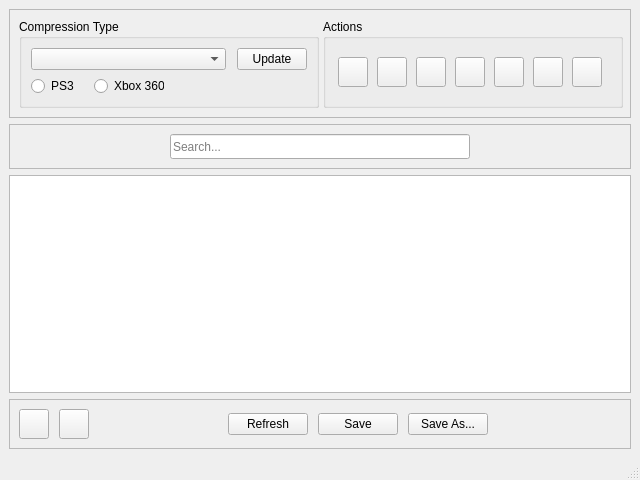
<?xml version="1.0" encoding="UTF-8"?>
<ui version="4.0">
 <class>MainWindow</class>
 <widget class="QMainWindow" name="MainWindow">
  <property name="geometry">
   <rect>
    <x>0</x>
    <y>0</y>
    <width>640</width>
    <height>480</height>
   </rect>
  </property>
  <property name="sizePolicy">
   <sizepolicy hsizetype="Expanding" vsizetype="Expanding">
    <horstretch>0</horstretch>
    <verstretch>0</verstretch>
   </sizepolicy>
  </property>
  <property name="minimumSize">
   <size>
    <width>640</width>
    <height>480</height>
   </size>
  </property>
  <property name="maximumSize">
   <size>
    <width>16777215</width>
    <height>16777215</height>
   </size>
  </property>
  <property name="windowTitle">
   <string/>
  </property>
  <property name="locale">
   <locale language="English" country="UnitedStates"/>
  </property>
  <widget class="QWidget" name="centralwidget">
   <property name="locale">
    <locale language="English" country="UnitedStates"/>
   </property>
   <layout class="QVBoxLayout" name="verticalLayout">
    <item>
     <widget class="QFrame" name="frame">
      <property name="frameShape">
       <enum>QFrame::StyledPanel</enum>
      </property>
      <property name="frameShadow">
       <enum>QFrame::Raised</enum>
      </property>
      <layout class="QHBoxLayout" name="horizontalLayout">
       <item>
        <widget class="QGroupBox" name="compressionTypeGrpBox">
         <property name="sizePolicy">
          <sizepolicy hsizetype="Fixed" vsizetype="Preferred">
           <horstretch>0</horstretch>
           <verstretch>0</verstretch>
          </sizepolicy>
         </property>
         <property name="minimumSize">
          <size>
           <width>300</width>
           <height>0</height>
          </size>
         </property>
         <property name="maximumSize">
          <size>
           <width>300</width>
           <height>16777215</height>
          </size>
         </property>
         <property name="title">
          <string>Compression Type</string>
         </property>
         <layout class="QVBoxLayout" name="verticalLayout_2">
          <item>
           <layout class="QHBoxLayout" name="compressionHLayout">
            <property name="spacing">
             <number>11</number>
            </property>
            <item>
             <widget class="QComboBox" name="compressionTypeCbBox"/>
            </item>
            <item>
             <widget class="QPushButton" name="updateBtn">
              <property name="maximumSize">
               <size>
                <width>70</width>
                <height>16777215</height>
               </size>
              </property>
              <property name="text">
               <string>Update</string>
              </property>
             </widget>
            </item>
           </layout>
          </item>
          <item>
           <layout class="QHBoxLayout" name="platformHLayout" stretch="0,0">
            <property name="spacing">
             <number>6</number>
            </property>
            <property name="sizeConstraint">
             <enum>QLayout::SetDefaultConstraint</enum>
            </property>
            <property name="leftMargin">
             <number>0</number>
            </property>
            <property name="rightMargin">
             <number>0</number>
            </property>
            <item>
             <layout class="QHBoxLayout" name="horizontalLayout_3">
              <property name="spacing">
               <number>15</number>
              </property>
              <property name="sizeConstraint">
               <enum>QLayout::SetFixedSize</enum>
              </property>
              <item>
               <widget class="QRadioButton" name="PS3RadBtn">
                <property name="maximumSize">
                 <size>
                  <width>70</width>
                  <height>16777215</height>
                 </size>
                </property>
                <property name="text">
                 <string>PS3</string>
                </property>
               </widget>
              </item>
              <item>
               <widget class="QRadioButton" name="X360RadBtn">
                <property name="maximumSize">
                 <size>
                  <width>70</width>
                  <height>16777215</height>
                 </size>
                </property>
                <property name="text">
                 <string>Xbox 360</string>
                </property>
               </widget>
              </item>
             </layout>
            </item>
            <item>
             <spacer name="horizontalSpacer">
              <property name="orientation">
               <enum>Qt::Horizontal</enum>
              </property>
              <property name="sizeType">
               <enum>QSizePolicy::MinimumExpanding</enum>
              </property>
              <property name="sizeHint" stdset="0">
               <size>
                <width>20</width>
                <height>20</height>
               </size>
              </property>
             </spacer>
            </item>
           </layout>
          </item>
         </layout>
        </widget>
       </item>
       <item>
        <widget class="QGroupBox" name="actionsGrpBox">
         <property name="sizePolicy">
          <sizepolicy hsizetype="Maximum" vsizetype="Preferred">
           <horstretch>0</horstretch>
           <verstretch>0</verstretch>
          </sizepolicy>
         </property>
         <property name="minimumSize">
          <size>
           <width>300</width>
           <height>0</height>
          </size>
         </property>
         <property name="maximumSize">
          <size>
           <width>300</width>
           <height>16777215</height>
          </size>
         </property>
         <property name="locale">
          <locale language="English" country="UnitedStates"/>
         </property>
         <property name="title">
          <string>Actions</string>
         </property>
         <layout class="QHBoxLayout" name="horizontalLayout_2">
          <item>
           <widget class="QPushButton" name="newBtn">
            <property name="minimumSize">
             <size>
              <width>0</width>
              <height>30</height>
             </size>
            </property>
            <property name="maximumSize">
             <size>
              <width>30</width>
              <height>16777215</height>
             </size>
            </property>
            <property name="text">
             <string/>
            </property>
           </widget>
          </item>
          <item>
           <widget class="QPushButton" name="openBtn">
            <property name="minimumSize">
             <size>
              <width>0</width>
              <height>30</height>
             </size>
            </property>
            <property name="maximumSize">
             <size>
              <width>30</width>
              <height>16777215</height>
             </size>
            </property>
            <property name="text">
             <string/>
            </property>
           </widget>
          </item>
          <item>
           <widget class="QPushButton" name="importBtn">
            <property name="minimumSize">
             <size>
              <width>0</width>
              <height>30</height>
             </size>
            </property>
            <property name="maximumSize">
             <size>
              <width>30</width>
              <height>16777215</height>
             </size>
            </property>
            <property name="text">
             <string/>
            </property>
           </widget>
          </item>
          <item>
           <widget class="QPushButton" name="exportBtn">
            <property name="minimumSize">
             <size>
              <width>0</width>
              <height>30</height>
             </size>
            </property>
            <property name="maximumSize">
             <size>
              <width>30</width>
              <height>16777215</height>
             </size>
            </property>
            <property name="text">
             <string/>
            </property>
           </widget>
          </item>
          <item>
           <widget class="QPushButton" name="removeBtn">
            <property name="minimumSize">
             <size>
              <width>0</width>
              <height>30</height>
             </size>
            </property>
            <property name="maximumSize">
             <size>
              <width>30</width>
              <height>16777215</height>
             </size>
            </property>
            <property name="text">
             <string/>
            </property>
           </widget>
          </item>
          <item>
           <widget class="QPushButton" name="openNameListBtn">
            <property name="minimumSize">
             <size>
              <width>0</width>
              <height>30</height>
             </size>
            </property>
            <property name="maximumSize">
             <size>
              <width>30</width>
              <height>16777215</height>
             </size>
            </property>
            <property name="text">
             <string/>
            </property>
           </widget>
          </item>
          <item>
           <widget class="QPushButton" name="exportNameListBtn">
            <property name="minimumSize">
             <size>
              <width>0</width>
              <height>30</height>
             </size>
            </property>
            <property name="maximumSize">
             <size>
              <width>30</width>
              <height>16777215</height>
             </size>
            </property>
            <property name="text">
             <string/>
            </property>
           </widget>
          </item>
         </layout>
        </widget>
       </item>
       <item>
        <spacer name="horizontalSpacer_2">
         <property name="orientation">
          <enum>Qt::Horizontal</enum>
         </property>
         <property name="sizeType">
          <enum>QSizePolicy::Expanding</enum>
         </property>
         <property name="sizeHint" stdset="0">
          <size>
           <width>20</width>
           <height>20</height>
          </size>
         </property>
        </spacer>
       </item>
      </layout>
     </widget>
    </item>
    <item>
     <widget class="QFrame" name="frame_3">
      <property name="frameShape">
       <enum>QFrame::StyledPanel</enum>
      </property>
      <property name="frameShadow">
       <enum>QFrame::Raised</enum>
      </property>
      <layout class="QHBoxLayout" name="horizontalLayout_5">
       <item>
        <spacer name="horizontalSpacer_6">
         <property name="orientation">
          <enum>Qt::Horizontal</enum>
         </property>
         <property name="sizeHint" stdset="0">
          <size>
           <width>40</width>
           <height>20</height>
          </size>
         </property>
        </spacer>
       </item>
       <item>
        <widget class="QLineEdit" name="searchBarInput">
         <property name="minimumSize">
          <size>
           <width>300</width>
           <height>25</height>
          </size>
         </property>
         <property name="text">
          <string/>
         </property>
         <property name="alignment">
          <set>Qt::AlignLeading|Qt::AlignLeft|Qt::AlignVCenter</set>
         </property>
         <property name="placeholderText">
          <string>Search...</string>
         </property>
        </widget>
       </item>
       <item>
        <spacer name="horizontalSpacer_5">
         <property name="orientation">
          <enum>Qt::Horizontal</enum>
         </property>
         <property name="sizeHint" stdset="0">
          <size>
           <width>40</width>
           <height>20</height>
          </size>
         </property>
        </spacer>
       </item>
      </layout>
     </widget>
    </item>
    <item>
     <widget class="QListView" name="filesListView"/>
    </item>
    <item>
     <widget class="QFrame" name="frame_2">
      <property name="frameShape">
       <enum>QFrame::StyledPanel</enum>
      </property>
      <property name="frameShadow">
       <enum>QFrame::Raised</enum>
      </property>
      <layout class="QHBoxLayout" name="horizontalLayout_4">
       <item>
        <layout class="QHBoxLayout" name="selectHLayout">
         <property name="spacing">
          <number>10</number>
         </property>
         <item>
          <widget class="QPushButton" name="selectAllBtn">
           <property name="minimumSize">
            <size>
             <width>0</width>
             <height>30</height>
            </size>
           </property>
           <property name="maximumSize">
            <size>
             <width>30</width>
             <height>16777215</height>
            </size>
           </property>
           <property name="text">
            <string/>
           </property>
          </widget>
         </item>
         <item>
          <widget class="QPushButton" name="unselectAllBtn">
           <property name="minimumSize">
            <size>
             <width>0</width>
             <height>30</height>
            </size>
           </property>
           <property name="maximumSize">
            <size>
             <width>30</width>
             <height>16777215</height>
            </size>
           </property>
           <property name="text">
            <string/>
           </property>
          </widget>
         </item>
        </layout>
       </item>
       <item>
        <spacer name="horizontalSpacer_3">
         <property name="orientation">
          <enum>Qt::Horizontal</enum>
         </property>
         <property name="sizeHint" stdset="0">
          <size>
           <width>40</width>
           <height>20</height>
          </size>
         </property>
        </spacer>
       </item>
       <item>
        <layout class="QHBoxLayout" name="saveHLayout">
         <property name="spacing">
          <number>10</number>
         </property>
         <property name="sizeConstraint">
          <enum>QLayout::SetMaximumSize</enum>
         </property>
         <item>
          <widget class="QPushButton" name="refreshBtn">
           <property name="maximumSize">
            <size>
             <width>80</width>
             <height>16777215</height>
            </size>
           </property>
           <property name="text">
            <string>Refresh</string>
           </property>
          </widget>
         </item>
         <item>
          <widget class="QPushButton" name="saveBtn">
           <property name="maximumSize">
            <size>
             <width>80</width>
             <height>16777215</height>
            </size>
           </property>
           <property name="text">
            <string>Save</string>
           </property>
          </widget>
         </item>
         <item>
          <widget class="QPushButton" name="saveAsBtn">
           <property name="enabled">
            <bool>true</bool>
           </property>
           <property name="maximumSize">
            <size>
             <width>80</width>
             <height>16777215</height>
            </size>
           </property>
           <property name="text">
            <string>Save As...</string>
           </property>
          </widget>
         </item>
        </layout>
       </item>
       <item>
        <spacer name="horizontalSpacer_4">
         <property name="orientation">
          <enum>Qt::Horizontal</enum>
         </property>
         <property name="sizeHint" stdset="0">
          <size>
           <width>40</width>
           <height>20</height>
          </size>
         </property>
        </spacer>
       </item>
      </layout>
     </widget>
    </item>
   </layout>
  </widget>
  <widget class="QStatusBar" name="statusbar"/>
 </widget>
 <resources/>
 <connections/>
</ui>
